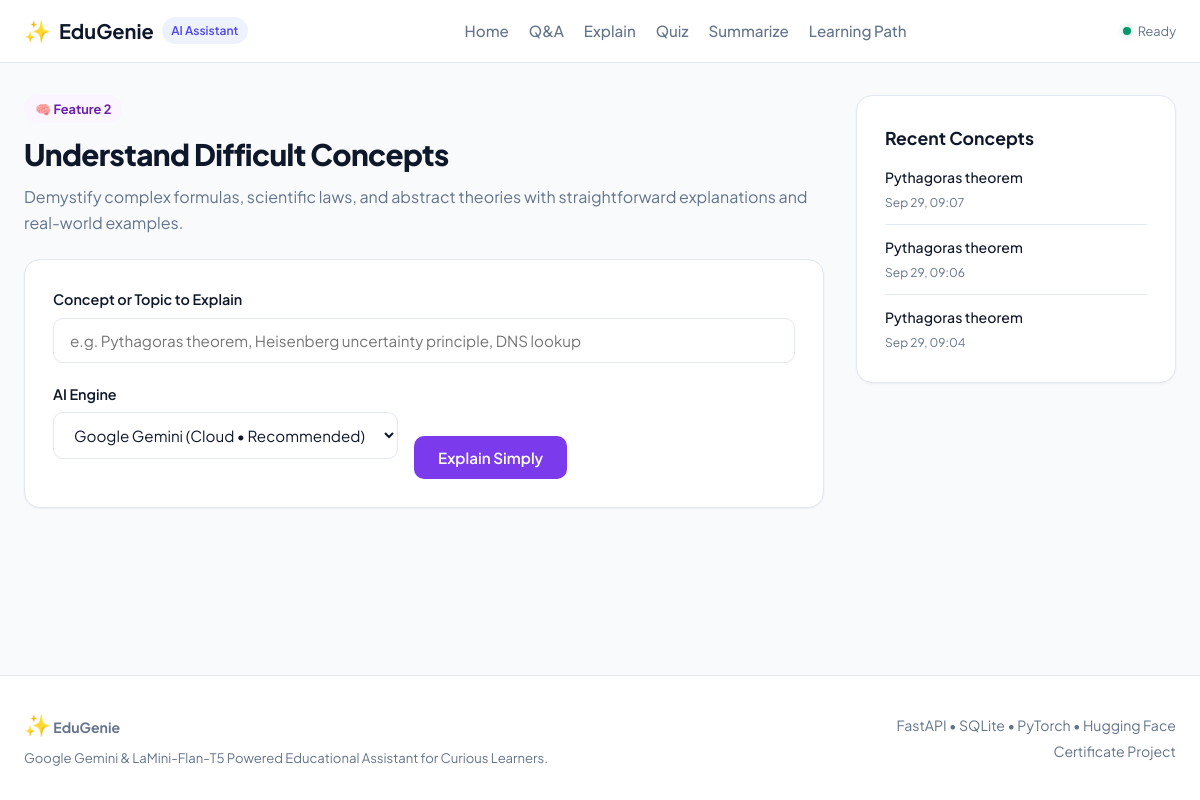
Page /explain on the committed database.
### app/database/models.py (models this page shows)
class UserQuery(Base):
    __tablename__ = "USER_QUERY"
    QueryID = Column(Integer, primary_key=True, index=True, autoincrement=True)
    UserID = Column(Integer, ForeignKey("USER.UserID"), nullable=True)
    QueryType = Column(String(50), nullable=False)  # 'qa', 'explain', 'quiz', 'summarize', 'learn'
    QueryText = Column(Text, nullable=False)
    CreatedAt = Column(DateTime, default=lambda: datetime.datetime.now(datetime.timezone.utc), nullable=False)
    user = relationship("User", back_populates="queries")
    ai_responses = relationship("AIResponse", back_populates="query", cascade="all, delete-orphan")
    learning_paths = relationship("LearningPath", back_populates="query", cascade="all, delete-orphan")
    quizzes = relationship("Quiz", back_populates="query", cascade="all, delete-orphan")
    summaries = relationship("Summary", back_populates="query", cascade="all, delete-orphan")

### app/routers/explain.py (the view)
@router.get("/explain", response_class=HTMLResponse)
def get_explain_page(request: Request, db: Session = Depends(get_db)):
    recent_queries = (
        db.query(models.UserQuery)
        .filter_by(QueryType="explain")
        .order_by(models.UserQuery.CreatedAt.desc())
        .limit(5)
        .all()
    )
    return templates.TemplateResponse(
        request=request,
        name="explain.html",
        context={
            "page_title": "EduGenie - Concept Explainer",
            "recent_queries": recent_queries
        }
    )

### app/templates/explain.html (shortened to what this page needs)
{% extends "base.html" %}
{% block content %}
<div class="tool-layout">
    <div class="tool-main">
        <div class="tool-header">
            <div class="tool-badge bg-purple-subtle">🧠 Feature 2</div>
            <h1>Understand Difficult Concepts</h1>
            <p>Demystify complex formulas, scientific laws, and abstract theories with straightforward explanations and real-world examples.</p>
        </div>
        <div class="card form-card">
            <form id="explainForm" method="POST" action="/explain">
                <div class="form-group">
                    <label for="concept">Concept or Topic to Explain</label>
                    <input
                        type="text"
                        id="concept"
                        name="concept"
                        placeholder="e.g. Pythagoras theorem, Heisenberg uncertainty principle, DNS lookup"
                        value="{{ concept if concept else '' }}"
                        required
                        class="form-control"
                        autocomplete="off"
                    >
                </div>
                <div class="form-row">
                    <div class="form-group">
                        <label for="model_choice">AI Engine</label>
                        <select id="model_choice" name="model_choice" class="form-control form-select">
                            <option value="gemini" {% if not model_choice or model_choice == 'gemini' %}selected{% endif %}>
                                Google Gemini (Cloud • Recommended)
                            </option>
                        </select>
                    </div>
                    <div class="form-actions">
                        <button type="submit" class="btn btn-primary btn-purple" id="explainSubmitBtn">
                            <span class="btn-text">Explain Simply</span>
                        </button>
                    </div>
                </div>
            </form>
        </div>
    </div>
    <aside class="tool-sidebar">
        <div class="card sidebar-card">
            <h3>Recent Concepts</h3>
            {% if recent_queries %}
            <ul class="recent-list">
                {% for q in recent_queries %}
                <li class="recent-item">
                    <p class="recent-text">{{ q.QueryText }}</p>
                    <span class="recent-date">{{ q.CreatedAt.strftime('%b %d, %H:%M') }}</span>
                </li>
                {% endfor %}
            </ul>
            {% else %}
            <p class="text-muted">No concepts explored yet. Try searching one!</p>
            {% endif %}
        </div>
    </aside>
</div>
{% endblock %}

### app/static/css/style.css (style rules this page uses)
:root { --primary: #4f46e5; --primary-hover: #4338ca; --primary-subtle: #eef2ff; --text-main: #0f172a; --text-muted: #64748b; --bg-page: #f8fafc; --bg-card: #ffffff; --border-color: #e2e8f0; --border-focus: #818cf8; --success: #059669; --success-bg: #ecfdf5; --error: #dc2626; --error-bg: #fef2f2; --warning: #d97706; --warning-bg: #fffbeb; --blue: #2563eb; --purple: #7c3aed; --amber: #d97706; --emerald: #059669; --rose: #e11d48; --radius-sm: 6px; --radius-md: 10px; --radius-lg: 16px; --radius-full: 9999px; --shadow-sm: 0 1px 2px 0 rgba(0, 0, 0, 0.05); --shadow-md: 0 4px 6px -1px rgba(0, 0, 0, 0.1), 0 2px 4px -2px rgba(0, 0, 0, 0.05); --shadow-lg: 0 10px 15px -3px rgba(0, 0, 0, 0.1), 0 4px 6px -4px rgba(0, 0, 0, 0.05); --font-sans: 'Plus Jakarta Sans', system-ui, -apple-system, sans-serif; --font-mono: 'JetBrains Mono', monospace; }
* { box-sizing: border-box; margin: 0; padding: 0; }
body { font-family: var(--font-sans); background-color: var(--bg-page); color: var(--text-main); line-height: 1.6; display: flex; flex-direction: column; min-height: 100vh; }
.bg-purple-subtle { background: #faf5ff; color: #6b21a8; }
.tool-layout { display: grid; grid-template-columns: 1fr 320px; gap: 2rem; align-items: flex-start; }
.tool-header { margin-bottom: 1.5rem; }
.tool-badge { display: inline-block; padding: 0.25rem 0.7rem; font-size: 0.8rem; font-weight: 700; border-radius: var(--radius-full); margin-bottom: 0.5rem; }
.tool-header h1 { font-size: 1.85rem; font-weight: 800; letter-spacing: -0.02em; margin-bottom: 0.35rem; }
.tool-header p { color: var(--text-muted); font-size: 1rem; }
.card { background: var(--bg-card); border: 1px solid var(--border-color); border-radius: var(--radius-lg); padding: 1.75rem; box-shadow: var(--shadow-sm); }
.form-group { margin-bottom: 1.25rem; }
.form-group label { display: block; font-weight: 600; font-size: 0.9rem; margin-bottom: 0.4rem; }
.form-control { width: 100%; padding: 0.75rem 1rem; font-family: inherit; font-size: 0.95rem; border: 1px solid var(--border-color); border-radius: var(--radius-md); background: #fff; color: var(--text-main); transition: border-color 0.15s ease, box-shadow 0.15s ease; }
.form-row { display: flex; gap: 1rem; align-items: flex-end; }
.form-actions { display: flex; align-items: flex-end; }
.btn { display: inline-flex; align-items: center; justify-content: center; padding: 0.75rem 1.5rem; font-family: inherit; font-size: 0.95rem; font-weight: 600; border-radius: var(--radius-md); border: none; cursor: pointer; transition: background-color 0.15s ease, transform 0.1s ease; white-space: nowrap; }
.btn-primary { background: var(--primary); color: #fff; }
.btn-purple { background: var(--purple); color: #fff; }
.sidebar-card h3 { font-size: 1.1rem; font-weight: 700; margin-bottom: 1rem; }
.recent-list { list-style: none; display: flex; flex-direction: column; gap: 0.85rem; }
.recent-item { border-bottom: 1px solid var(--border-color); padding-bottom: 0.65rem; }
.recent-item:last-child { border-bottom: none; padding-bottom: 0; }
.recent-text { font-size: 0.88rem; color: var(--text-main); font-weight: 500; line-height: 1.4; }
.recent-date { font-size: 0.75rem; color: var(--text-muted); }

### rows in the picture
UserQuery: QueryText "Pythagoras theorem", CreatedAt "Sep 29, 09:07"
UserQuery: QueryText "Pythagoras theorem", CreatedAt "Sep 29, 09:06"
UserQuery: QueryText "Pythagoras theorem", CreatedAt "Sep 29, 09:04"
